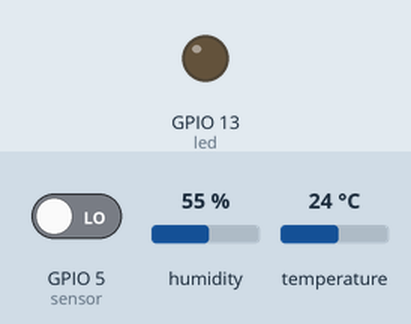
This sketch was run on a simulated ESP8266 (NodeMCU). Parts: output pins drawn as LEDs (lit = HIGH). Inputs (shaded band) come from the test bench; at power-on: GPIO 5 (sensor) LOW, humidity 55 %, temperature 24 °C. WiFi joins after 1.5 s; servers stay silent unless stated; uploads are accepted with an empty reply; what the sketch prints to the serial monitor is not drawn.

Above: at 2.7 s.
2.8 s: GPIO 5 (sensor) driven HIGH
At 3.1 s:
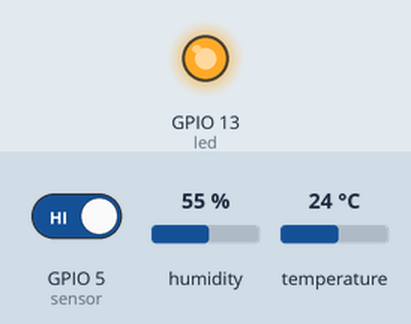
4.3 s: GPIO 5 (sensor) driven LOW
At 5.5 s:
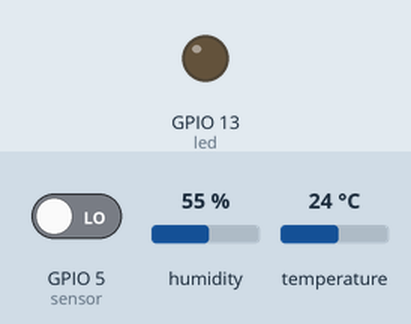
Timing chart, 0 to 7.3 s (numbered marks = the images above; inputs shaded):
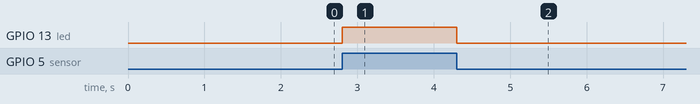

Measured:
- after the input at 2.8 s, GPIO 13 (led): LOW → HIGH at once
- after the input at 4.3 s, GPIO 13 (led): HIGH → LOW at once

The sketch:

temperatura_humedad.ino
```cpp
#include <ArduinoJson.h>
#include <ESP8266WiFi.h>
#include <ESP8266HTTPClient.h>
#include <WiFiClient.h>
#include <dht_nonblocking.h>
#define DHT_SENSOR_TYPE DHT_TYPE_11

int sensor = 5;
int led = 13;
static const int DHT_SENSOR_PIN = 4;
DHT_nonblocking dht_sensor( DHT_SENSOR_PIN, DHT_SENSOR_TYPE );
const char* ssid="IELCIBERC_2.4";
const char* password="1970019680";

String server = "http://194.62.97.54:8000/guardarData";


void setup(){
  pinMode(led, OUTPUT);
  pinMode(sensor, INPUT);
  Serial.begin( 9600);

  WiFi.mode(WIFI_STA);
  WiFi.begin(ssid,password);
  while(WiFi.status() != WL_CONNECTED){
    delay(500);
    Serial.print(".");
  }
  Serial.println("");
  Serial.println("WiFi Conectado");
  Serial.println("IP:");
  Serial.println(WiFi.localIP());
}

void loop(){
  float temperatura;
  float humidity;

  int lectura = digitalRead(sensor);
  digitalWrite(led, lectura);

  if(lectura==true){
    if(dht_sensor.measure(&temperatura, &humidity)){
    //Serial.print( "T = " );
    //Serial.print( temperatura, 1 );
     post(temperatura, humidity);
    }
  }
}
void post(float temperatura, float humedad) {
  HTTPClient http;
  String json;
  StaticJsonBuffer<200> jsonBuffer;
  JsonObject& root = jsonBuffer.createObject();
  root["temperatura"] = temperatura;
  root["humedad"] = humedad;
  root.printTo(json);
  http.begin(server); //URL del microservicio
  http.addHeader("Content-Type", "application/json");
  http.POST(json);
  Serial.println(json);
  http.end();
}
```
